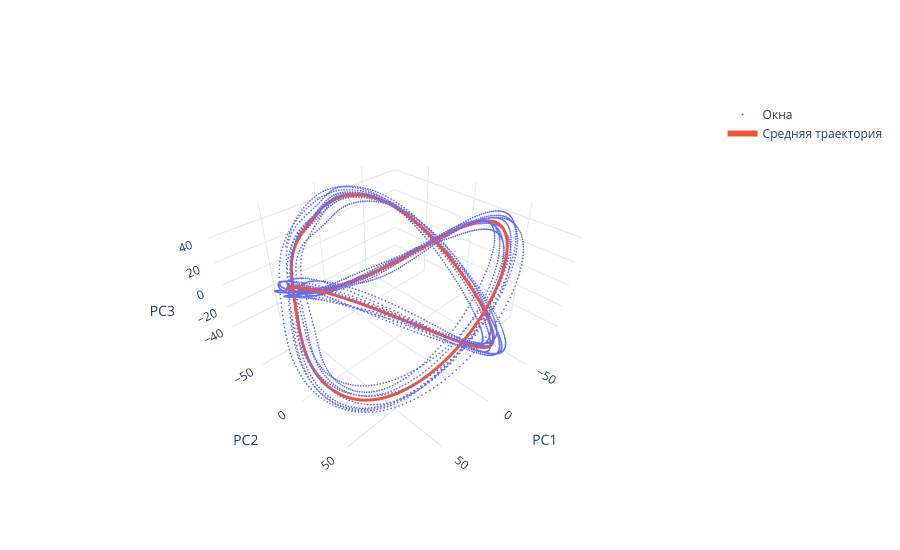

Notebook code for this chart:
### Markdown cell above
## Средняя кривая

### Code cell
fig = go.Figure()
fig.add_scatter3d(x=Y[:, 0], y=Y[:, 1], z=Y[:, 2],
                  mode='markers', marker_size=1, name='Окна')
fig.add_scatter3d(x=regression[:, 0], y=regression[:, 1], z=regression[:, 2],
                  mode='lines', line_width=6, name='Средняя траектория')
fig.update_layout(template='plotly_white', height=550,
                  scene=dict(xaxis_title='PC1', yaxis_title='PC2', zaxis_title='PC3'))
fig.show()

### Figure 1 — Plotly figure (JSON) as saved in the notebook; plotly's stock layout.template omitted (floating-point values rounded to 4 significant figures; data arrays with more than 128 entries replaced by an {"elided": "..."} marker saying what was removed)
{"data": [{"marker": {"size": 1}, "mode": "markers", "name": "Окна", "type": "scatter3d", "x": {"elided": "4167 float values"}, "y": {"elided": "4167 float values"}, "z": {"elided": "4167 float values"}}, {"line": {"width": 6}, "mode": "lines", "name": "Средняя траектория", "type": "scatter3d", "x": {"elided": "900 float values"}, "y": {"elided": "900 float values"}, "z": {"elided": "900 float values"}}], "layout": {"height": 550, "scene": {"xaxis": {"title": {"text": "PC1"}}, "yaxis": {"title": {"text": "PC2"}}, "zaxis": {"title": {"text": "PC3"}}}}}
